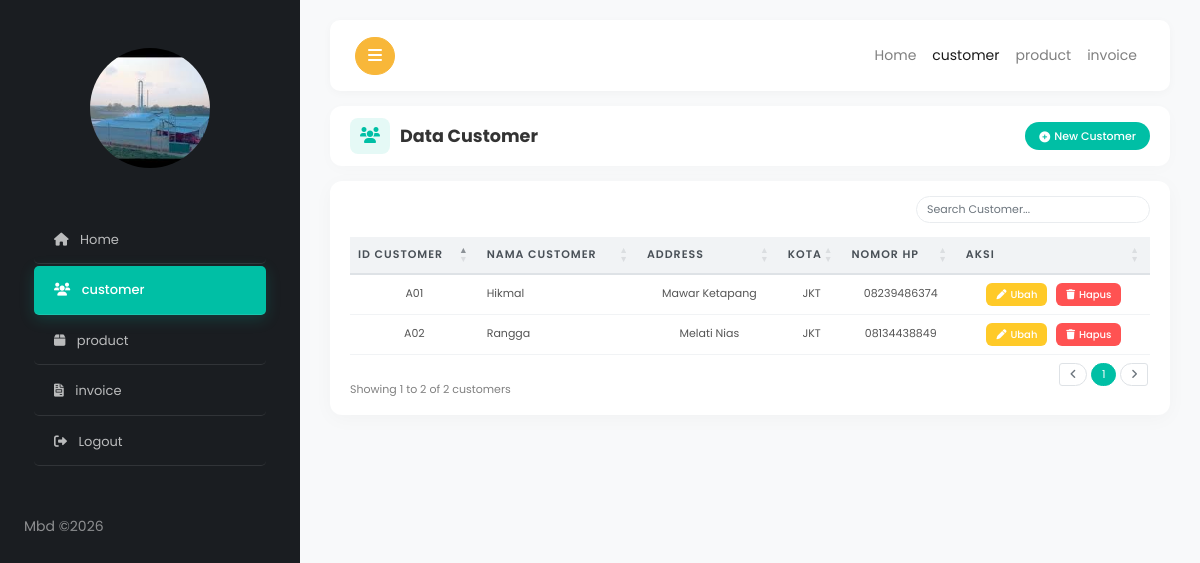
Page /customer/customerlihat.php on the committed database.
### tables this page shows
CREATE TABLE `customer` (
  `customer_id` varchar(12) NOT NULL,
  `customer_name` varchar(25) NOT NULL,
  `address` varchar(15) NOT NULL,
  `city` varchar(10) NOT NULL,
  `phone` varchar(25) NOT NULL
);

### customer/customerlihat.php (the view, shortened to what this page needs)
<!doctype html>
<html lang="en">
<head>
  <link rel="stylesheet" href="https://cdnjs.cloudflare.com/ajax/libs/font-awesome/6.0.0-beta3/css/all.min.css">
  <link rel="stylesheet" href="https://stackpath.bootstrapcdn.com/bootstrap/4.5.2/css/bootstrap.min.css">
  <link rel="stylesheet" href="https://cdn.datatables.net/1.11.3/css/dataTables.bootstrap4.min.css">
  <link rel="stylesheet" href="../css/style.css">
</head>
<body>
  <div class="wrapper d-flex align-items-stretch">
    <nav id="sidebar">
      <div class="p-4 pt-5">
        <a href="#" class="img logo rounded-circle mb-5" style="background-image: url(../images/bengkel.png);"></a>
        <ul class="list-unstyled components mb-5">
          <li><a href="../home.php"><i class="fa-solid fa-home mr-2"></i> Home</a></li>
          <li class="active"><a href="../customer/customerlihat.php" aria-expanded="false"><i class="fa-solid fa-users mr-2"></i> customer</a></li>
          <li><a href="../product/productlihat.php"><i class="fa-solid fa-box mr-2"></i> product</a></li>
          <li><a href="../invoice/invoicelihat.php"><i class="fa-solid fa-file-invoice mr-2"></i> invoice</a></li>
          <li><a href="../index.php" onclick="return confirm('yakin keluar?')"><i class="fa-solid fa-sign-out-alt mr-2"></i> Logout</a></li>
        </ul>
        <div class="footer">
          <p>Mbd &copy;<script>document.write(new Date().getFullYear());</script> <br> <i class="icon-heart" aria-hidden="true"></i></p>
        </div>
      </div>
    </nav>
    <div id="content">
      <nav class="navbar navbar-expand-lg navbar-light">
        <div class="container-fluid">
          <button type="button" id="sidebarCollapse" class="btn btn-primary">
            <i class="fa-solid fa-bars"></i>
          </button>
          <div class="collapse navbar-collapse" id="navbarSupportedContent">
            <ul class="nav navbar-nav ml-auto">
              <li class="nav-item"><a class="nav-link" href="../home.php">Home</a></li>
              <li class="nav-item active"><a class="nav-link" href="../customer/customerlihat.php">customer</a></li>
              <li class="nav-item"><a class="nav-link" href="../product/productlihat.php">product</a></li>
              <li class="nav-item"><a class="nav-link" href="../invoice/invoicelihat.php">invoice</a></li>
            </ul>
          </div>
        </div>
      </nav>
      <div class="page-title-box d-flex justify-content-between align-items-center">
          <h3><span class="icon-wrapper"><i class="fa-solid fa-users"></i></span> Data Customer</h3>
          <a href="customertambah.php" class="btn btn-accent btn-sm-modern rounded-pill" style="font-size: 11px; padding: 6px 14px;">
              <i class="fa-solid fa-plus-circle"></i> New Customer
          </a>
      </div>
      <div class="rectangle table-responsive">
        <table id="example" class="table table-hover table-sm table-kecil" style="width:100%; text-align: center;">
          <thead class="bg-light">
            <tr>
              <th>ID Customer</th>
              <th>Nama Customer </th>
              <th>Address</th>
              <th>Kota</th>
              <th>Nomor HP</th>
              <th>Aksi</th>
            </tr>
          </thead>
          <tbody>
              <?php
              include '../koneksi.php';
              $query = mysqli_query($conn, "SELECT * FROM customer");
              while ($data = mysqli_fetch_array($query)) {
              ?>
            <tr>
              <td><?php echo $data['customer_id']; ?></td>
              <td style="text-align: start;"><?php echo $data['customer_name']; ?></td>
              <td><?php echo $data['address']; ?></td>
              <td><?php echo $data['city']; ?></td>
              <td><?php echo $data['phone']; ?></td>
              <td>
                <a class="btn btn-warning-modern btn-sm-modern" href="customerubah.php?customer_id=<?php echo $data['customer_id']; ?>">
                    <i class="fa-solid fa-pen"></i> Ubah
                </a>
                <a class="btn btn-danger btn-sm-modern" href="customerhapus.php?customer_id=<?php echo $data['customer_id']; ?>" onclick="return confirm('yakin hapus?')">
                    <i class="fa-solid fa-trash"></i> Hapus
                </a>
              </td>
            </tr>
          <?php } ?>
          </tbody>
        </table>
      </div>
    </div>
  </div>
</body>
</html>

### customer/customerlihat.php (style rules this page uses)
body { background-color: #f8f9fa; font-family: 'Poppins', sans-serif; }
:root { --accent-color: #00bfa5; --accent-hover: #00a08a; --sidebar-bg: #1a1d21; --light-text: rgba(255, 255, 255, 0.7); }
#sidebar { background: var(--sidebar-bg); }
#sidebar ul li a { font-size: 13px; color: var(--light-text); padding: 12px 20px; transition: all 0.3s; border-radius: 5px; margin: 2px 10px; }
#sidebar ul li.active>a { background: var(--accent-color); color: #fff !important; font-weight: 500; box-shadow: 0 4px 15px rgba(0,191,165,0.2); }
#content { background-color: #f8f9fa; padding: 20px 30px !important; }
.navbar { background: #fff; border: none; box-shadow: 0 2px 10px rgba(0,0,0,0.03); border-radius: 10px; margin-bottom: 15px; }
.page-title-box { background: #fff; padding: 12px 20px; border-radius: 12px; box-shadow: 0 3px 15px rgba(0,0,0,0.02); margin-bottom: 15px; }
.page-title-box h3 { margin: 0; font-size: 1.1rem; color: #333; font-weight: 700; display: flex; align-items: center; gap: 10px; }
.page-title-box .icon-wrapper { background: rgba(0, 191, 165, 0.1); color: var(--accent-color); padding: 6px 10px; border-radius: 8px; font-size: 1rem; }
.btn { font-weight: 500; border-radius: 20px; }
.btn-accent { background-color: var(--accent-color); color: #fff; border: none; }
.btn-warning-modern { background-color: #ffca28; color: #fff; border: none; }
.btn-danger { background-color: #ff5252; border: none; }
.btn-sm-modern { font-size: 10px; padding: 4px 10px; border-radius: 6px; display: inline-flex; align-items: center; gap: 4px; }
.rectangle { background: #fff; padding: 15px 20px; border-radius: 12px; box-shadow: 0 4px 20px rgba(0,0,0,0.03); }
.table-kecil { border-collapse: collapse; border-spacing: 0; margin-bottom: 0 !important; }
.table-kecil thead th { font-size: 11px; text-transform: uppercase; letter-spacing: 1px; background-color: #f1f3f5 !important; color: #495057; font-weight: 600; padding: 8px !important; border: none; border-bottom: 2px solid #dee2e6; }
.table-kecil tbody td { font-size: 11px; padding: 8px !important; vertical-align: middle !important; border: none; border-bottom: 1px solid #f1f3f5; color: #555; }

### rows in the picture
customer: customer_id "A01", customer_name "Hikmal", address "Mawar Ketapang", city "JKT", phone "08239486374"
customer: customer_id "A02", customer_name "Rangga", address "Melati Nias", city "JKT", phone "08134438849"
